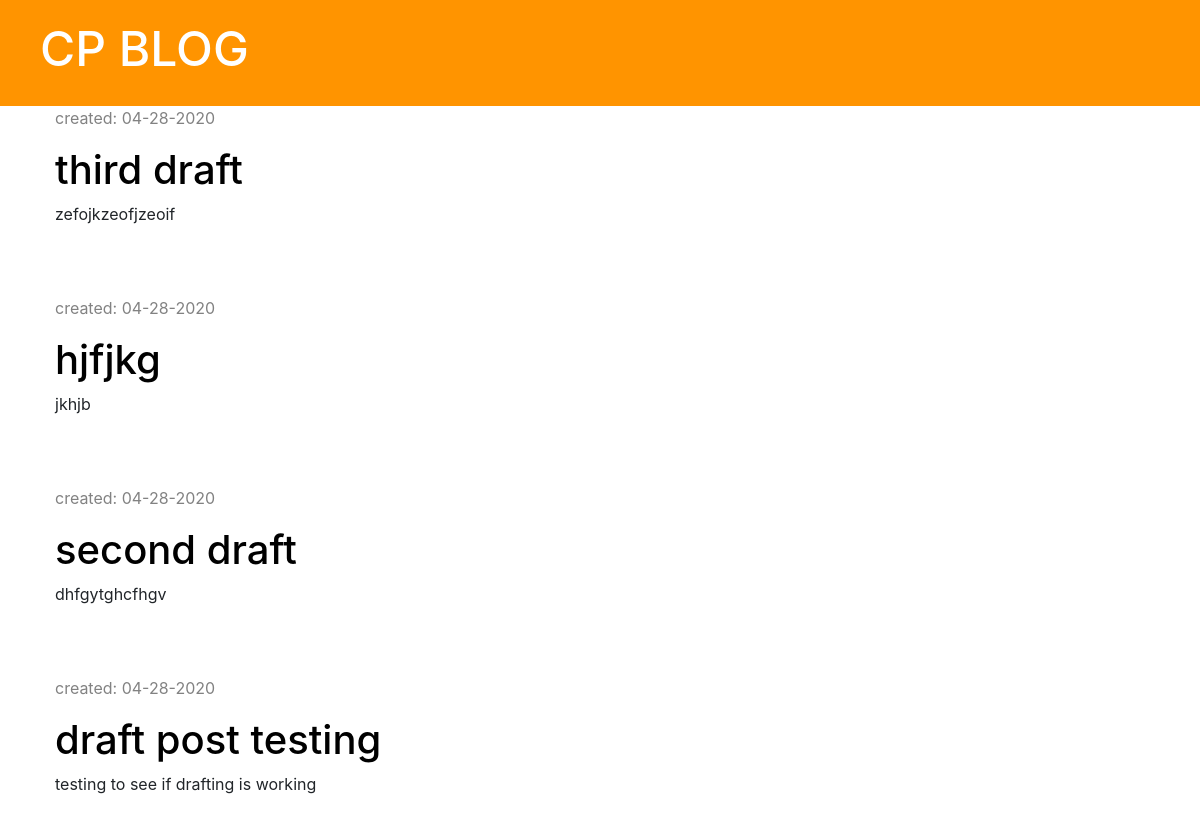
Screenshot of /drafts/ with the database file from the repository.
### blog/models.py (models this page shows, shortened)
class Post(models.Model):
    author = models.ForeignKey('auth.User', on_delete=models.CASCADE)
    title = models.CharField(max_length=200)
    text = models.TextField()
    created_date = models.DateTimeField(default=timezone.now)
    published_date = models.DateTimeField(blank=True, null=True)

### blog/views.py (the view)
# urls.py: path('drafts/', views.post_draft_list, name='post_draft_list'),
def post_draft_list(request) :
    posts = Post.objects.filter(published_date__isnull=True).order_by('-created_date')
    stuff_for_frontend = {'posts': posts}
    return render(request, 'blog/post_draft_list.html', stuff_for_frontend)

### blog/templates/blog/post_draft_list.html
{% extends 'blog/base.html' %}
{% block content %}
    {% for post in posts %}
        <div class="post">
            <p class="date">created: {{ post.created_date|date:'m-d-Y' }}</p>
            <h1><a href="{% url 'post_detail' pk=post.pk %}">{{ post.title }}</a></h1>
            <p>{{ post.text|truncatechars:50 }}</p>
        </div>
   {% endfor %}
{% endblock %}

### blog/static/css/blog.css (style rules this page uses)
.date { color: #828282; }
.post { margin-bottom: 70px; }
.post h1 a { color: #000000; }

### rows the page displays
Post: created_date "04-28-2020", title "third draft", text "zefojkzeofjzeoif"
Post: created_date "04-28-2020", title "hjfjkg", text "jkhjb"
Post: created_date "04-28-2020", title "second draft", text "dhfgytghcfhgv"
Post: created_date "04-28-2020", title "draft post testing", text "testing to see if drafting is working"
